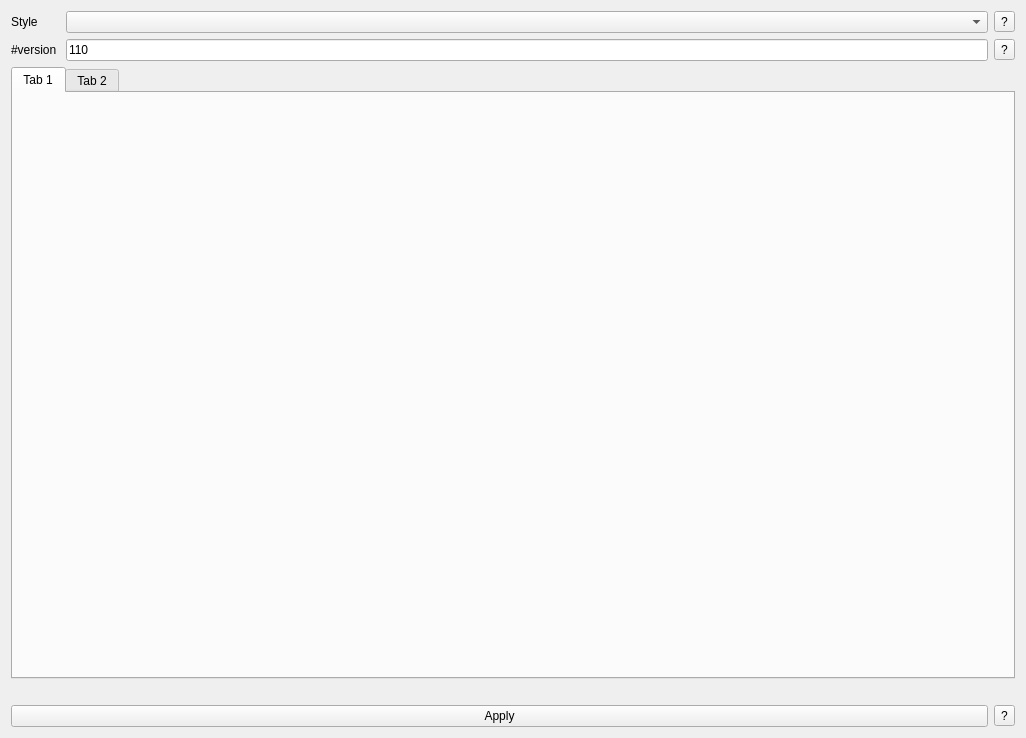
<?xml version="1.0" encoding="UTF-8"?>
<ui version="4.0">
 <class>GLSLCodeEditor</class>
 <widget class="QWidget" name="GLSLCodeEditor">
  <property name="geometry">
   <rect>
    <x>0</x>
    <y>0</y>
    <width>1026</width>
    <height>738</height>
   </rect>
  </property>
  <layout class="QGridLayout" name="gridLayout">
   <item row="0" column="1" colspan="2">
    <widget class="QLabel" name="label_2">
     <property name="text">
      <string>Style</string>
     </property>
    </widget>
   </item>
   <item row="1" column="1" colspan="2">
    <widget class="QLabel" name="label">
     <property name="text">
      <string>#version </string>
     </property>
    </widget>
   </item>
   <item row="2" column="1" colspan="4">
    <widget class="QTabWidget" name="files">
     <property name="currentIndex">
      <number>0</number>
     </property>
     <widget class="QWidget" name="tab">
      <attribute name="title">
       <string>Tab 1</string>
      </attribute>
      <layout class="QGridLayout" name="gridLayout_2"/>
     </widget>
     <widget class="QWidget" name="tab_2">
      <attribute name="title">
       <string>Tab 2</string>
      </attribute>
     </widget>
    </widget>
   </item>
   <item row="7" column="1" colspan="3">
    <widget class="QPushButton" name="apply">
     <property name="text">
      <string>Apply</string>
     </property>
    </widget>
   </item>
   <item row="7" column="4">
    <widget class="QToolButton" name="help_shaders">
     <property name="text">
      <string>?</string>
     </property>
    </widget>
   </item>
   <item row="1" column="3">
    <widget class="QLineEdit" name="version">
     <property name="text">
      <string>110</string>
     </property>
    </widget>
   </item>
   <item row="0" column="3">
    <widget class="QComboBox" name="styles"/>
   </item>
   <item row="1" column="4">
    <widget class="QToolButton" name="help_versions">
     <property name="text">
      <string>?</string>
     </property>
    </widget>
   </item>
   <item row="0" column="4">
    <widget class="QToolButton" name="help_styles">
     <property name="text">
      <string>?</string>
     </property>
    </widget>
   </item>
   <item row="6" column="1" colspan="4">
    <widget class="QLabel" name="logs">
     <property name="text">
      <string/>
     </property>
     <property name="textInteractionFlags">
      <set>Qt::LinksAccessibleByMouse|Qt::TextSelectableByKeyboard|Qt::TextSelectableByMouse</set>
     </property>
    </widget>
   </item>
  </layout>
 </widget>
 <resources/>
 <connections/>
</ui>
